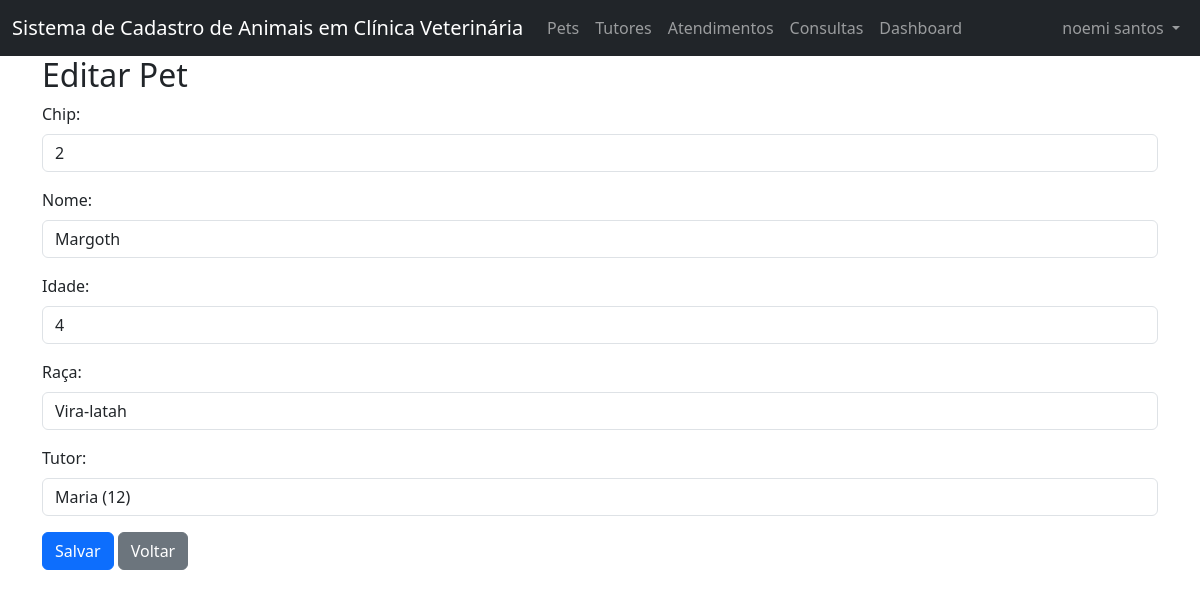
The page /projeto_p2/editar_pet.php?chip=2 (signed in) on the database its author committed.
### tables this page shows
CREATE TABLE `pets` (
  `chip` int(11) NOT NULL,
  `nome_pet` varchar(45) DEFAULT NULL,
  `idade_pet` int(11) DEFAULT NULL,
  `raca_pet` varchar(45) DEFAULT NULL,
  `tutores_cpf` int(11) NOT NULL
);

CREATE TABLE `tutores` (
  `cpf` int(11) NOT NULL,
  `nome_tutor` varchar(45) DEFAULT NULL,
  `data_nascimento` date DEFAULT NULL,
  `telefone` int(11) DEFAULT NULL
);

### projeto_p2/editar_pet.php (the view, shortened to what this page needs)
<?php
    require_once("cabecalho.php");
    function consultarPet($chip) {
        require("conexao.php");
        $sql = "SELECT * FROM pets WHERE chip = ?";
        $stmt = $pdo->prepare($sql);
        $stmt->execute([$chip]);
        return $stmt->fetch(PDO::FETCH_ASSOC);
    }
    function listarTutores() {
        require("conexao.php");
        $sql = "SELECT cpf, nome_tutor FROM tutores";
        $stmt = $pdo->query($sql);
        return $stmt->fetchAll(PDO::FETCH_ASSOC);
    }
    if ($_SERVER['REQUEST_METHOD'] === 'POST') {
        $chip = $_POST['chip'];
        $nome = $_POST['nome_pet'];
        $idade = $_POST['idade_pet'];
        $raca = $_POST['raca_pet'];
        $tutores_cpf = $_POST['tutores_cpf'];
        alterarPet($chip, $nome, $idade, $raca, $tutores_cpf);
    } else {
        $pet = consultarPet($_GET['chip']);
        $tutores = listarTutores();
    }
?>
<h2> Editar Pet </h2>
<form method="post">
    <div class="mb-3">
        <label for="chip" class="form-label">Chip:</label>
        <input type="text" id="chip" name="chip" class="form-control" value="<?= $pet['chip'] ?>" readonly>
    </div>
    <div class="mb-3">
        <label for="nome_pet" class="form-label">Nome:</label>
        <input type="text" id="nome_pet" name="nome_pet" class="form-control" value="<?= $pet['nome_pet'] ?>" required>
    </div>
    <div class="mb-3">
        <label for="idade_pet" class="form-label">Idade:</label>
        <input type="number" id="idade_pet" name="idade_pet" class="form-control" value="<?= $pet['idade_pet'] ?>" required>
    </div>
    <div class="mb-3">
        <label for="raca_pet" class="form-label">Raça:</label>
        <input type="text" id="raca_pet" name="raca_pet" class="form-control" value="<?= $pet['raca_pet'] ?>" required>
    </div>
    <div class="mb-3">
        <label for="tutores_cpf" class="form-label">Tutor:</label>
            <select id="tutores_cpf" name="tutores_cpf" class="form-control" required>
                <?php foreach($tutores as $tutor): ?>
                    <option value="<?= $tutor['cpf'] ?>" <?= ($tutor['cpf'] == $pet['tutores_cpf']) ? 'selected' : '' ?>>
                        <?= $tutor['nome_tutor'] ?> (<?= $tutor['cpf'] ?>)
                    </option>
                <?php endforeach; ?>
            </select>
    </div>
    <button type="submit" class="btn btn-primary">Salvar</button>
    <a href="pets.php" class="btn btn-secondary">Voltar</a>
</form>
<?php
    require_once("rodape.php");
?>

### rows shown on the page
pets: chip "2", nome_pet "Margoth", idade_pet "4", raca_pet "Vira-latah", tutores_cpf "Maria (12)"

### other values the page prints
$_SESSION['usuario'] "noemi santos"
